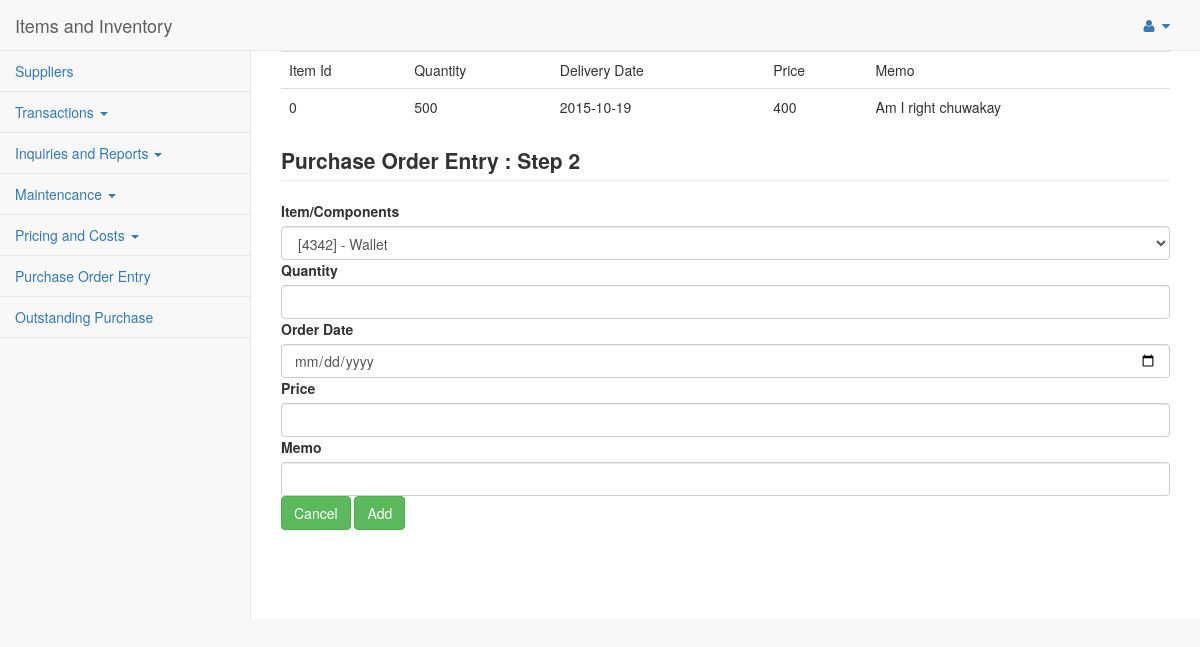
The app's page /pages/purchase2.php, older data.
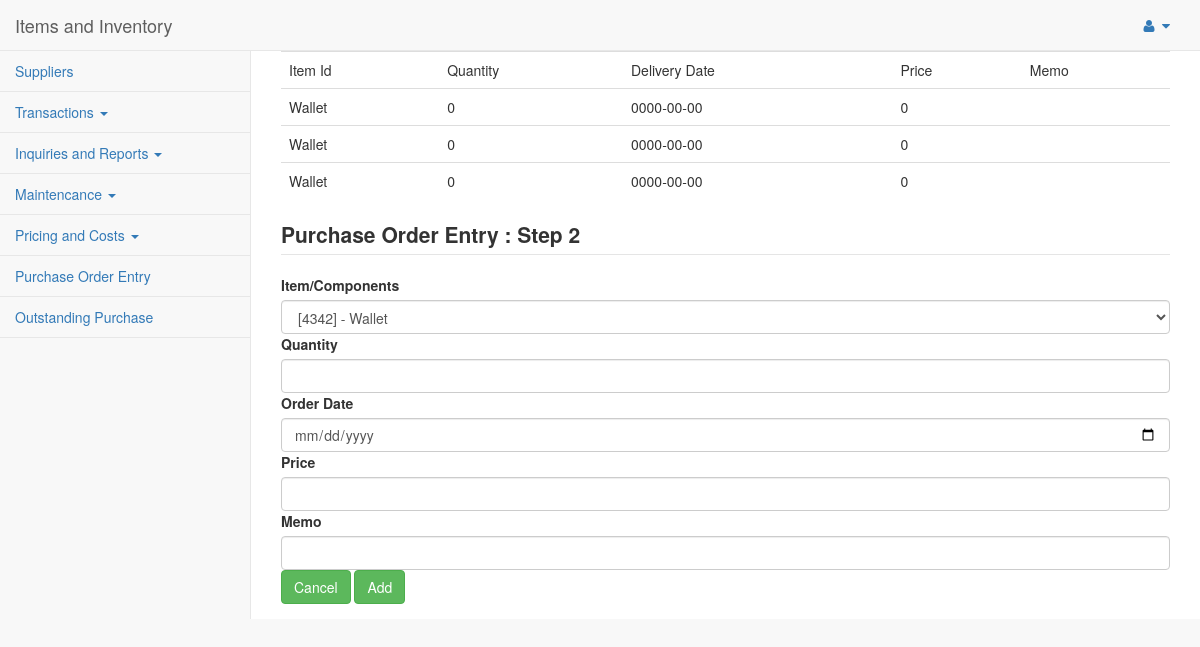
The same page, newer data.
### tables this page shows
CREATE TABLE IF NOT EXISTS `list_order_items` (
  `id` int(11) NOT NULL AUTO_INCREMENT,
  `item_id` varchar(100) NOT NULL,
  `quantity` int(11) NOT NULL,
  `delivery_date` date NOT NULL,
  `pbt` int(11) NOT NULL,
  `memo` varchar(100) NOT NULL,
  `p_o_reference` int(11) DEFAULT NULL,
  PRIMARY KEY (`id`)
);

### pages/process.php (called while the page is built, shortened)
<?php
function showOrderItemsDuringInput($conn){
	$sql="SELECT id FROM purchase_order_entry ORDER BY id DESC LIMIT 1";
	$result=mysqli_query($conn, $sql);
	return $result;
}
function showList($conn, $id){
	$sql="SELECT * FROM list_order_items WHERE p_o_reference='$id'";
	$result=mysqli_query($conn, $sql);
	return $result;
}
?>

### pages/purchase2.php (the view, shortened to what the changed rows need)
      <?php
        include('process.php');
        $conn1 = connect();
        $showOrderItemsDuringInput=showOrderItemsDuringInput($conn1);
        $lastId=mysqli_fetch_assoc($showOrderItemsDuringInput);
        $id=$lastId['id'];
        $showList=showList($conn1, $id);
        include('header.php');
        ?>
        <div id="page-wrapper">
        <div class="table-responsive">
         	<table class="table">
         		<?php
         			while($row=mysqli_fetch_assoc($showList)){
         		?>
         		<tr>
         			<td><?=$row['item_id']?></td>
         			<td><?=$row['quantity']?></td>
         			<td><?=$row['delivery_date']?></td>
         			<td><?=$row['pbt']?></td>
         			<td><?=$row['memo']?></td>
         		</tr>
         		<?php
     			}
         		?>
         	</table>
         </div>
    </div>
<?php
 include('footer.php');
?>

### pages/header.php (shortened to what the changed rows need)
<!DOCTYPE html>
<html lang="en">
<head>
    <link href="../bower_components/bootstrap/dist/css/bootstrap.min.css" rel="stylesheet">
    <link href="../bower_components/metisMenu/dist/metisMenu.min.css" rel="stylesheet">
    <link href="../dist/css/timeline.css" rel="stylesheet">
    <link href="../dist/css/sb-admin-2.css" rel="stylesheet">
    <link href="../bower_components/morrisjs/morris.css" rel="stylesheet">
    <link href="../bower_components/font-awesome/css/font-awesome.min.css" rel="stylesheet" type="text/css">
</head>
<body>
    <div id="wrapper">
        <nav class="navbar navbar-default navbar-static-top" role="navigation" style="margin-bottom: 0">
            <div class="navbar-header">
                <a class="navbar-brand" href="index.html">Items and Inventory</a>
            </div>
        </nav>

Row changes from the older to the newer data that the page shows:
no longer on this page (row edited): list_order_items: item "0", quantity "500", delivery_date "2015-10-19", pbt "400", memo "Am I right chuwakay"
added list_order_items: item "Wallet", quantity "0", delivery_date "0000-00-00", pbt "0"
added list_order_items: item "Wallet", quantity "0", delivery_date "0000-00-00", pbt "0"
added list_order_items: item "Wallet", quantity "0", delivery_date "0000-00-00", pbt "0"
